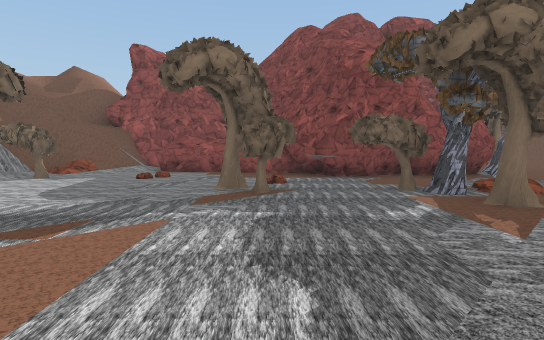
view 1 (above)

17 first-person views from a walk through a scene from a Unity 3-D project. The camera is 1.5 m above the floor, tilts 4° down and sees 80° across. The floor is counted in squares, 2 m on a side. Each view is taken from the middle of a square. On the plan, view 1 faces up. The plan holds only what a view shows up to about 11 squares ahead; the rest is blank. The place goes on beyond the plan. The player is left out. Some surface patterns are stand-ins.

view 2
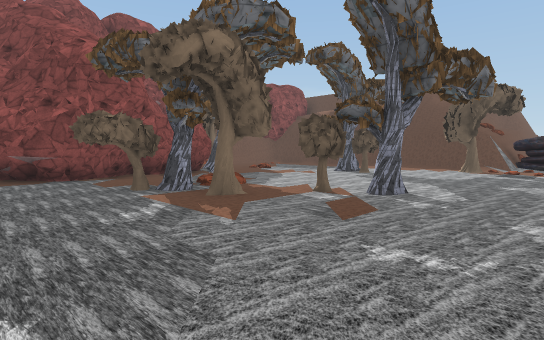

view 3
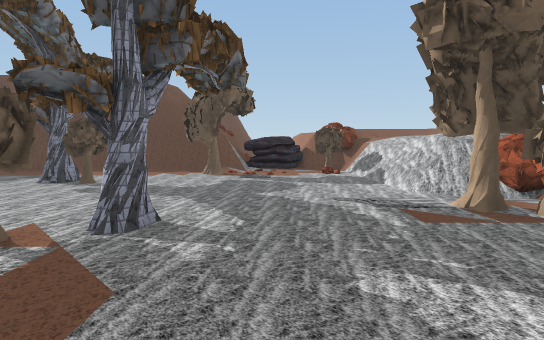

view 4
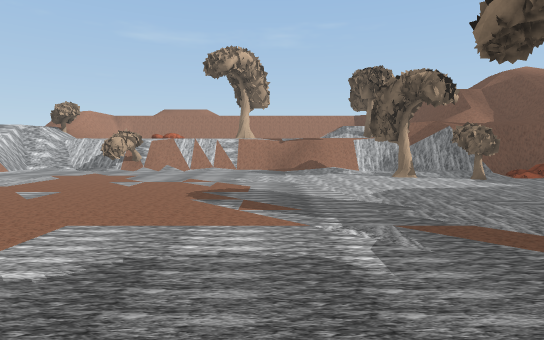

view 5
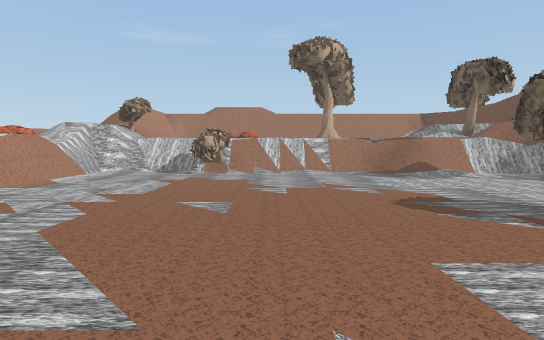

view 6
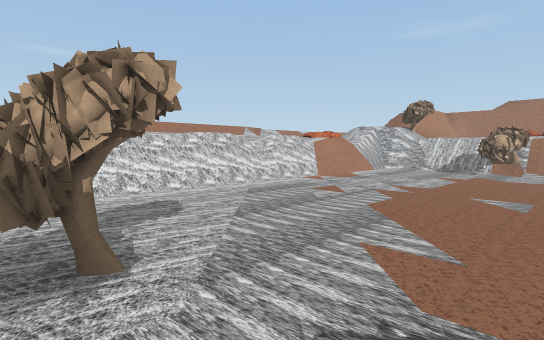

view 7
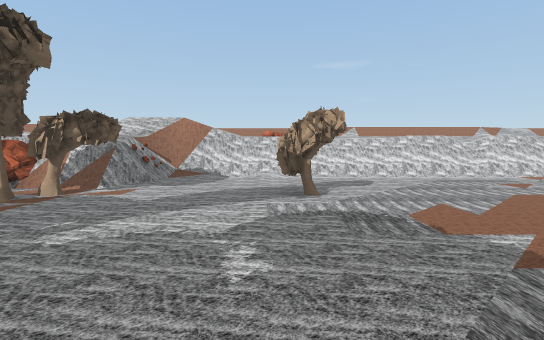

view 8
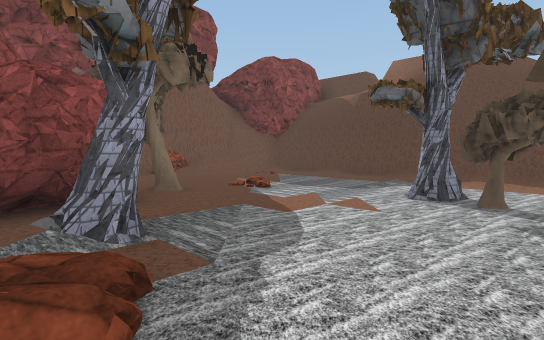

view 9
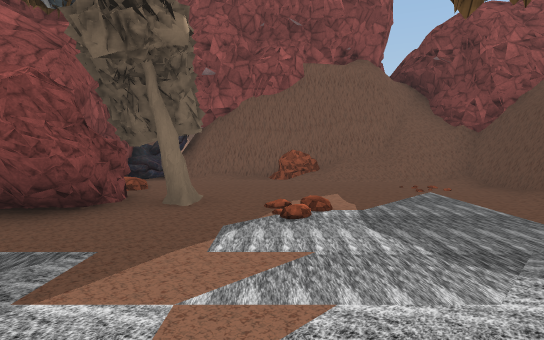

view 10
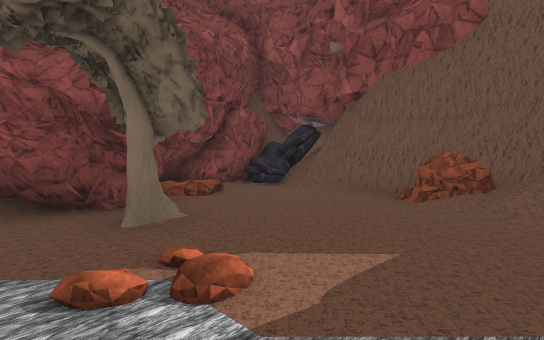

view 11
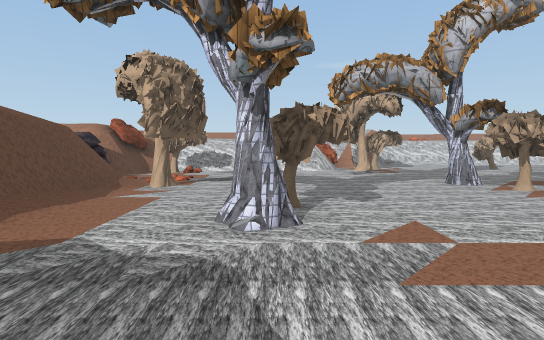

view 12
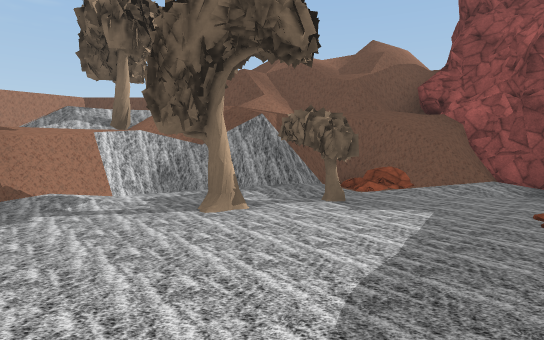

view 13
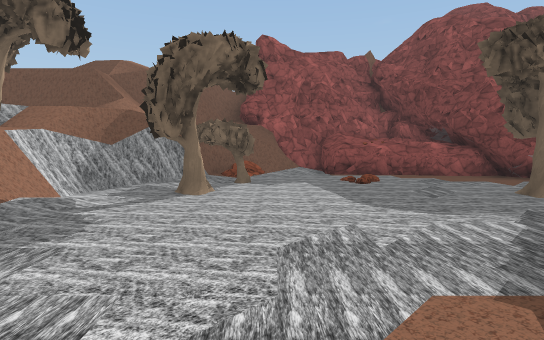

view 14
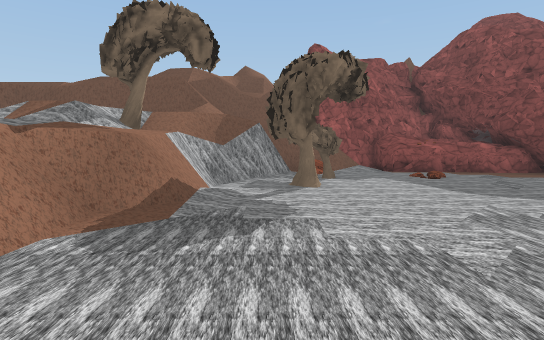

view 15
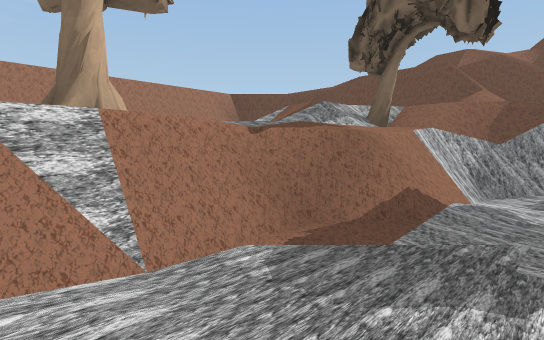

view 16
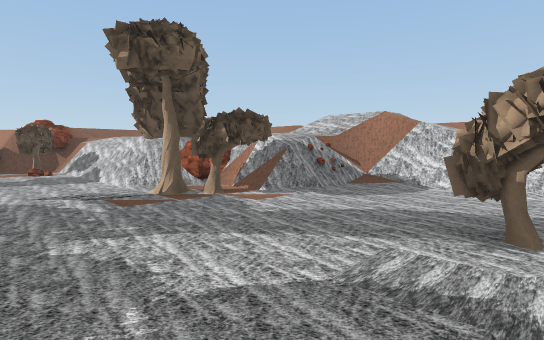

view 17
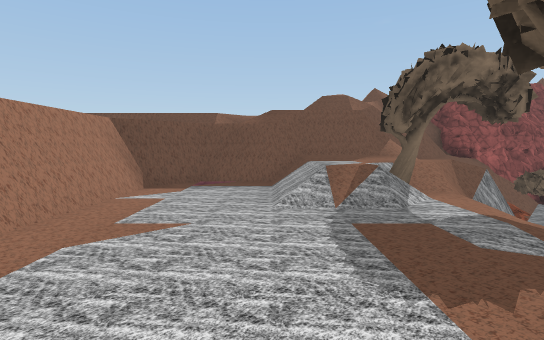

### Floor plan
Key: @ floor where view 1 was taken; # wall or solid block; . main floor; : floor 0.25 m higher than the main floor; + floor 2.25 m higher than the main floor; * floor 3 m higher than the main floor; % floor 3.25 m higher than the main floor; & floor 5.5 m higher than the main floor; / step, stairs or slope; = window, fence, low wall or low ledge; v drop or lower ground; R rock; O other object.
Columns run from 17 left of view 1 to 15 right of it. Each row starts with its distance up from view 1.
 13          =v#         #R###R####
 12         =&#####     ##....//==#
 11       //##=#=/###    ##.....//#
 10 vv//= &&//##=/#####   RR...../#
  9    /####//# ......####RRO/.../#
  8    ###**%/#O.........RR....../#
  7   #++/%O##/...........#....../#
  6   #++/%O /.O....OO.O.R....:../#
  5   #++/////..........#.....O../#
  4   #++++/#/..........O.O..O.../#
  3   #++++/=.............#.....O/#
  2   # ++OO#...................O/##
  1      +  #...................../RR
  0         v........@............RRv
 -1         #...................OO=//
 -2         #O........OO..OO#==/==#R
 -3         v.............O=R/ //+
 -4         v.............O//
 -5        O#..........//=#/
 -6        %v=#=##=#====#v//
 -7        //    ++ ++  +/

Where each view was taken, in squares from view 1:
view 1: 0 up, 0 right, facing up
view 2: 0 up, 0 right, facing up-right
view 3: 1 up, 2 right, facing right
view 4: 3 up, 2 right, facing left
view 5: 0 up, 1 right, facing left
view 6: 0 up, 2 right, facing down-left
view 7: 3 up, 2 right, facing down
view 8: 4 up, 4 right, facing up-right
view 9: 5 up, 8 right, facing up
view 10: 8 up, 10 right, facing up-left
view 11: 9 up, 9 right, facing down
view 12: 4 up, 3 left, facing up-left
view 13: 1 up, 5 left, facing up
view 14: 0 up, 7 left, facing up
view 15: 1 up, 7 left, facing up-left
view 16: 1 up, 1 right, facing down-right
view 17: 1 up, 12 left, facing up
